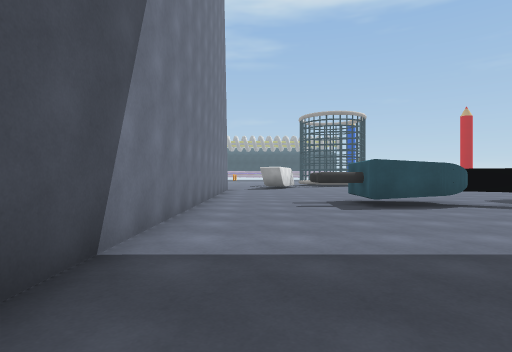
View 1 (above)

21 first-person views from a walk through a scene from a Unity 3-D project. The camera is 1.3 m above the floor, looks level and sees 80° across. The floor is counted in squares, 2 m on a side. Each view is taken from the middle of a square. On the plan, view 1 faces up. The plan holds only what a view shows up to about 10 squares ahead; the rest is blank. The place goes on beyond the plan. The player is left out. Some animated figures are not drawn. Surface patterns are stand-ins for the level's own textures.

View 2
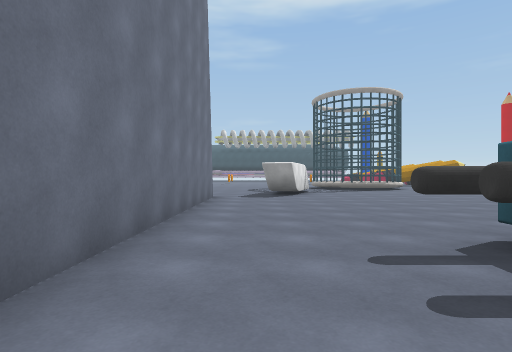

View 3
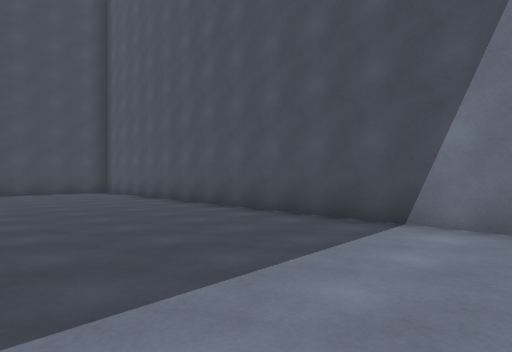

View 4
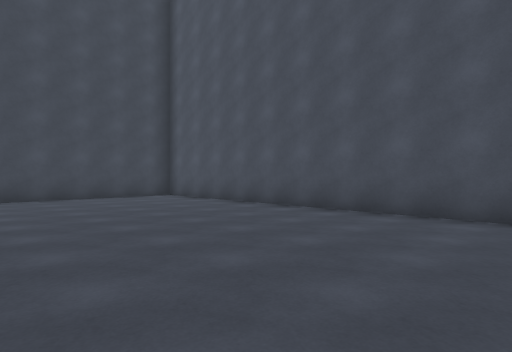

View 5
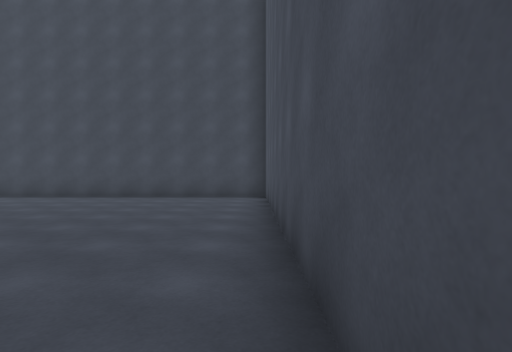

View 6
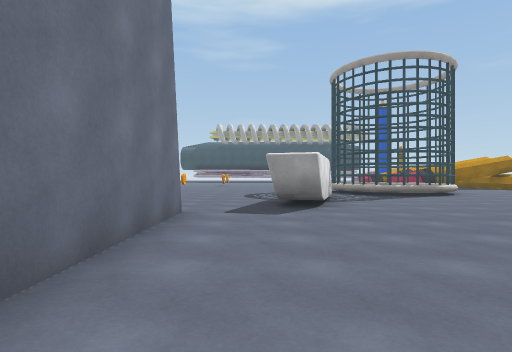

View 7
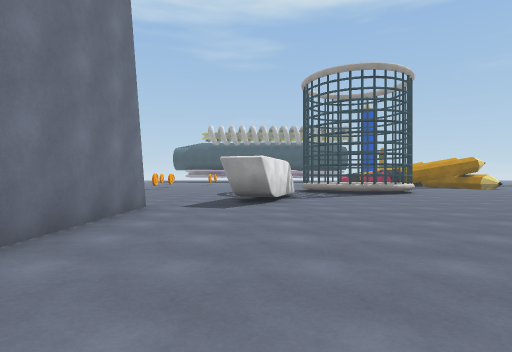

View 8
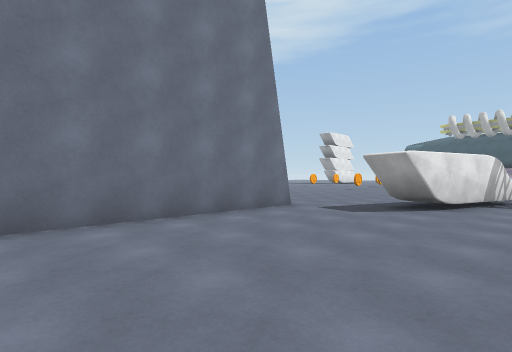

View 9
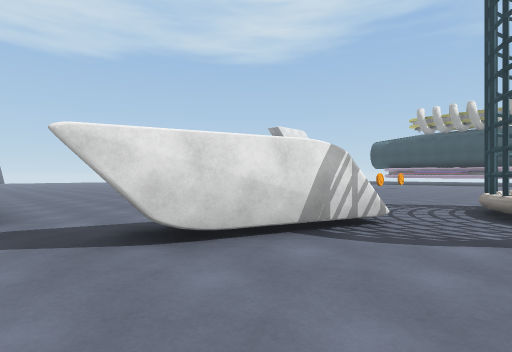

View 10
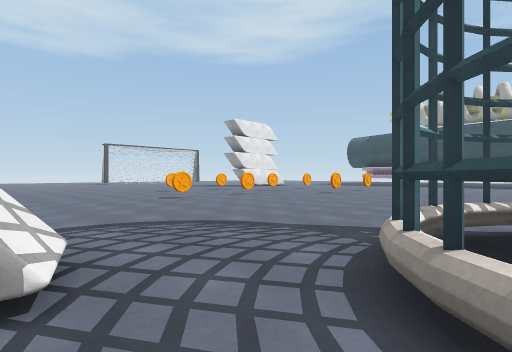

View 11
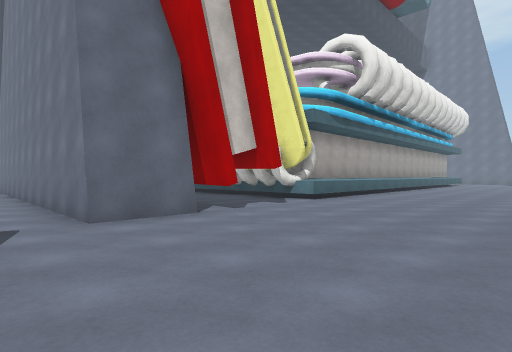

View 12
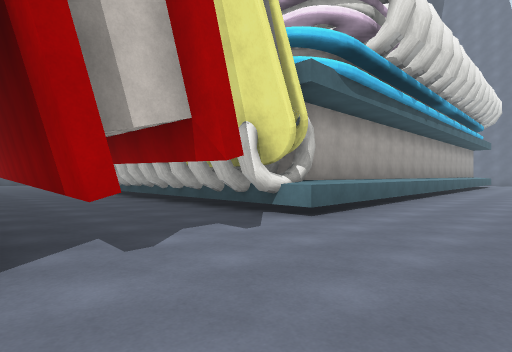

View 13
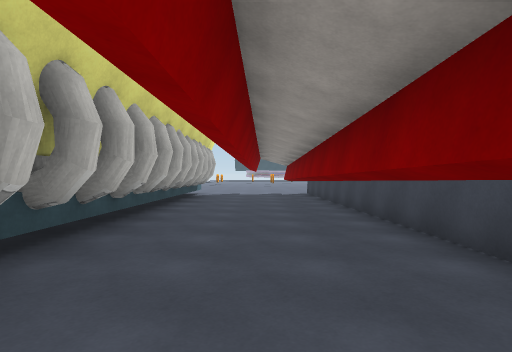

View 14
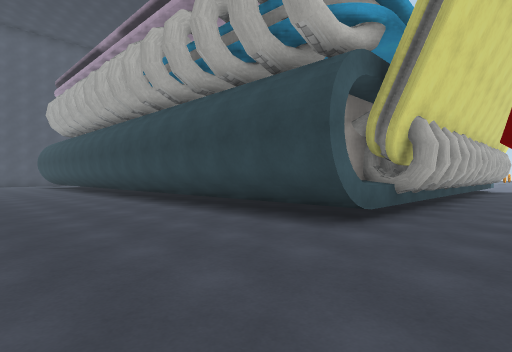

View 15
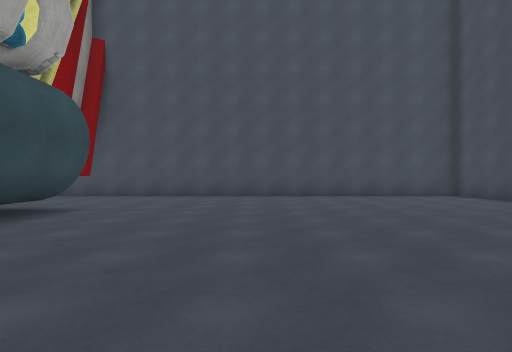

View 16
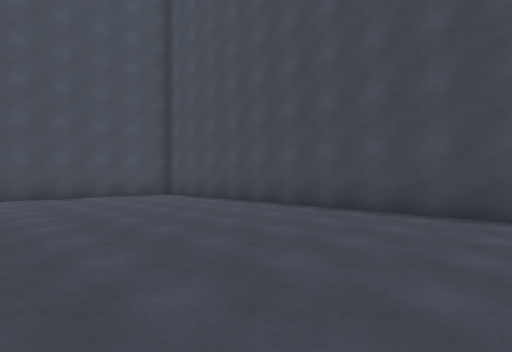

View 17
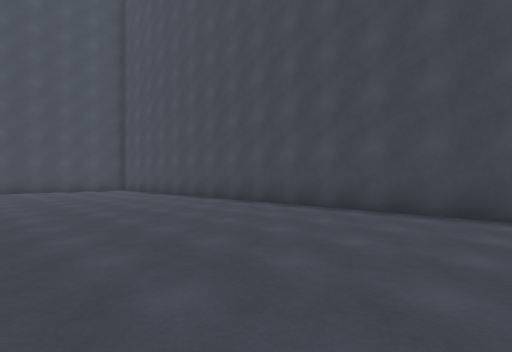

View 18
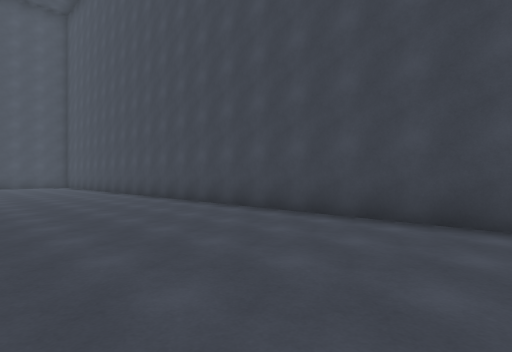

View 19
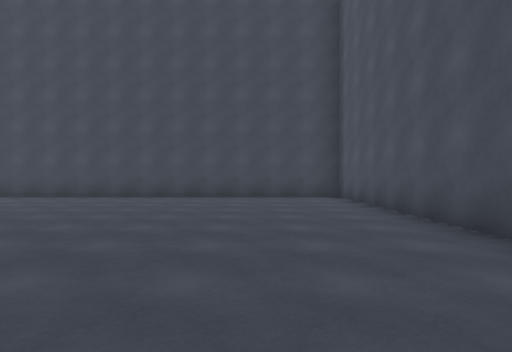

View 20
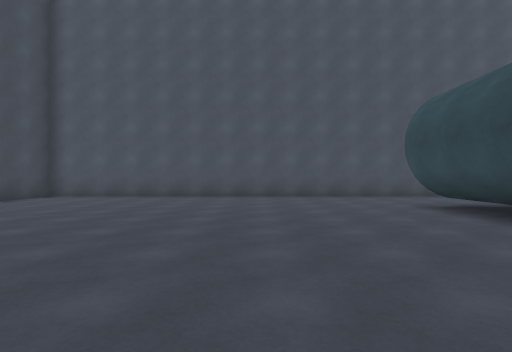

View 21
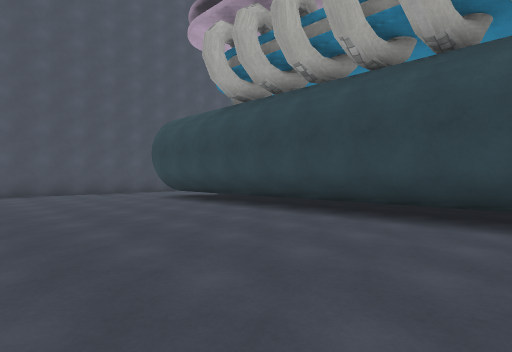

### Floor plan
Key: @ floor where view 1 was taken; # wall or solid block; . floor; ^ raised ledge; C coin.
Columns run from 28 left of view 1 to 4 right of it. Each row starts with its distance up from view 1.
 28                             ....
 27                            .....
 26                           .....
 25                          ......
 24                         .......
 23                        .C........
 22                       ..........^
 21                      ..........#^
 20                     ............^
 19                     ............#
 18                 ..............#..
 17                 ............. #..
 16              ................##..
 15              ................#...
 14               ^^^^^^^^.####......
 13               ########.####......
 12                      #..###......
 11                      #..###......
 10                      #..###......
  9                      #..###......
  8                      #..###....#
  7                      #..###...^##
  6                      #..###......
  5                      #..###......
  4  ...                ##..###......
  3 #...                ##..###.....
  2 #...#################^...##.....
  1 #........................##......
  0 #........................##.@....
 -1 #........................##......
 -2 #............  ..........##......
 -3 #........................##......
 -4 #........................##......
 -5 #........................##......
 -6 #........................##......
 -7 #........................##......
 -8 #........................##......
 -9 #################################

Where each view was taken, in squares from view 1:
view 1: 0 up, 0 right, facing up
view 2: 5 up, 0 right, facing up
view 3: 4 up, 3 right, facing down-left
view 4: 1 up, 4 right, facing down-left
view 5: 1 up, 1 left, facing down
view 6: 9 up, 0 right, facing up
view 7: 8 up, 1 right, facing up
view 8: 9 up, 3 right, facing up-left
view 9: 14 up, 4 right, facing up-left
view 10: 18 up, 4 right, facing up-left
view 11: 19 up, 0 right, facing down-left
view 12: 17 up, 3 left, facing down-left
view 13: 3 up, 5 left, facing up
view 14: 2 down, 5 left, facing up-left
view 15: 2 down, 13 left, facing right
view 16: 3 down, 13 left, facing down-right
view 17: 3 down, 17 left, facing down-right
view 18: 4 down, 22 left, facing down-right
view 19: 1 up, 25 left, facing down
view 20: 2 down, 18 left, facing left
view 21: 3 down, 16 left, facing up-left
